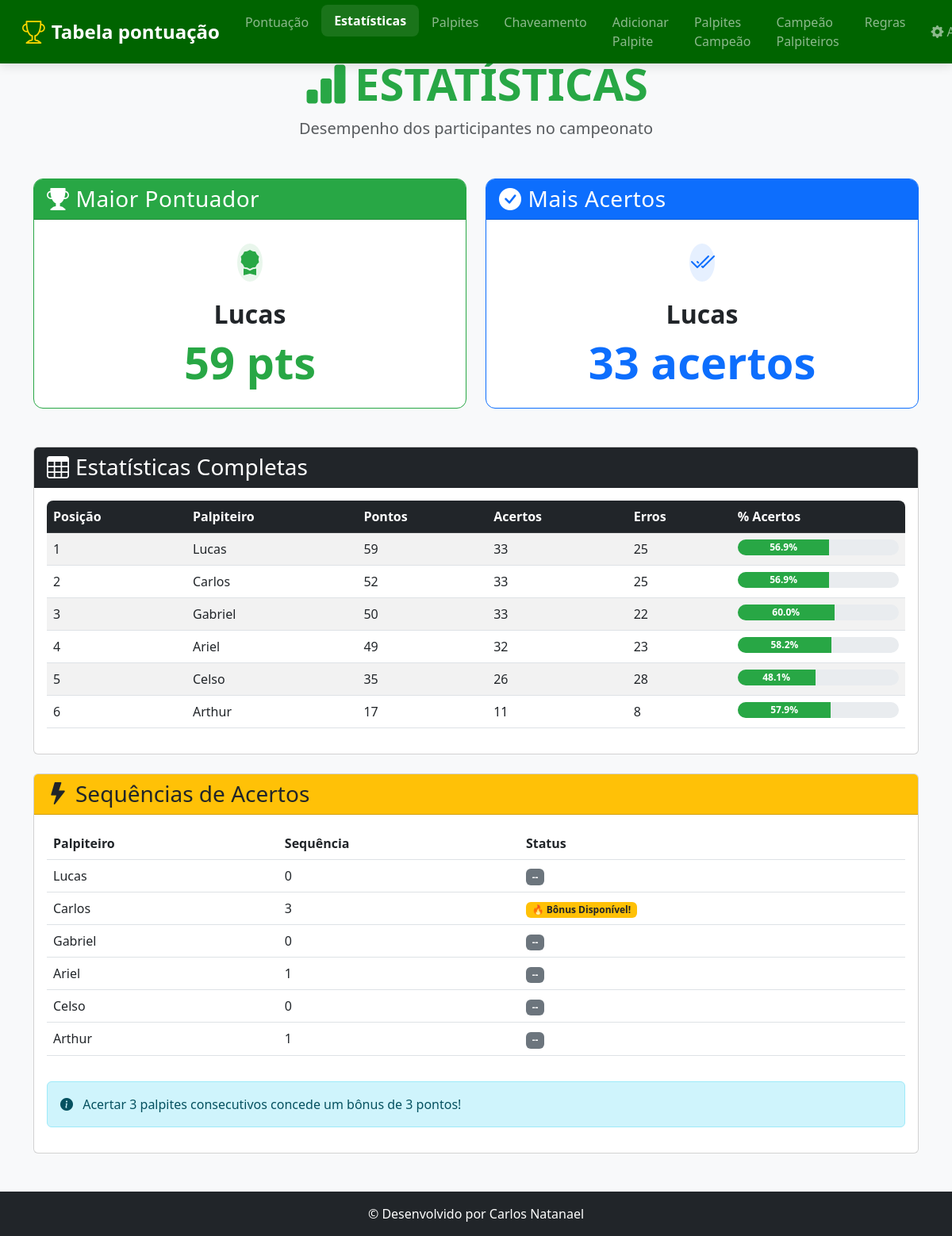
The page /estatisticas (signed in) on the database its author committed.
### tables this page shows
CREATE TABLE pontuacao (
        id INTEGER PRIMARY KEY AUTOINCREMENT,
        posicao INTEGER,
        nome TEXT UNIQUE,
        pontos INTEGER DEFAULT 0,
        acertos INTEGER DEFAULT 0,
        erros INTEGER DEFAULT 0
    , pontos_bonus INTEGER DEFAULT 0);

### app.py (the view)
@app.route('/estatisticas')
def estatisticas():
    conn = get_db()
    estatisticas_completas = conn.execute('''
        SELECT nome, pontos, acertos, erros,
               CASE WHEN (acertos + erros) = 0 THEN 0.0 ELSE ROUND((acertos * 100.0 / (acertos + erros)), 1) END as percentual_acertos
        FROM pontuacao ORDER BY pontos DESC, acertos DESC
    ''').fetchall()
    maior_pontuador = estatisticas_completas[0] if estatisticas_completas else None
    quem_acertou_mais = sorted(estatisticas_completas, key=lambda x: x['acertos'], reverse=True)[0] if estatisticas_completas else None
    rodada_atual_row = conn.execute("SELECT MAX(rodada) as rodada FROM palpites WHERE status != 'Pendente'").fetchone()
    rodada_atual_bonus = rodada_atual_row['rodada'] if rodada_atual_row and rodada_atual_row['rodada'] else 0
    sequencias_info = defaultdict(int)
    if rodada_atual_bonus > 0:
        palpites_rodada_atual = conn.execute("""
            SELECT p.nome, p.status, j.data_hora FROM palpites p
            JOIN jogos j ON p.game_id = j.id
            WHERE p.status != 'Pendente' AND p.rodada = ?
            ORDER BY p.nome, j.data_hora
        """, (rodada_atual_bonus,)).fetchall()
        for jogador in estatisticas_completas:
            nome = jogador['nome']
            palpites_do_jogador_na_rodada = [p for p in palpites_rodada_atual if p['nome'] == nome]
            sequencia_atual = 0
            for palpite in palpites_do_jogador_na_rodada:
                if "Erro" not in palpite['status']:
                    sequencia_atual += 1
                else:
                    sequencia_atual = 0
            sequencias_info[nome] = sequencia_atual
    sequencias_para_template = []
    for jogador in estatisticas_completas:
        nome = jogador['nome']
        max_streak = sequencias_info[nome]
        sequencias_para_template.append({
            'nome': nome,
            'sequencia': max_streak,
            'bonus': '🔥 Bônus Disponível!' if max_streak >= 3 else '--'
        })
    print(f"\n[LOG - estatisticas]: Rodada atual para cálculo de bônus: {rodada_atual_bonus}")
    print(f"[LOG - estatisticas]: Estatísticas carregadas para {len(estatisticas_completas)} jogadores.\n")
    return render_template('estatisticas.html',
                           maior_pontuador=maior_pontuador,
                           quem_acertou_mais=quem_acertou_mais,
                           estatisticas_completas=estatisticas_completas,
                           sequencias=sequencias_para_template,
                           rodada_atual_bonus=rodada_atual_bonus)

### app.py (called while the page is built)
def get_db():
    if 'db' not in g:
        g.db = sqlite3.connect('palpites.db', timeout=10)
        g.db.row_factory = sqlite3.Row
    return g.db

### templates/estatisticas.html (shortened to what this page needs)
<!DOCTYPE html>
<html lang="pt">
<head>
    <link href="https://cdn.jsdelivr.net/npm/bootstrap@5.3.0/dist/css/bootstrap.min.css" rel="stylesheet">
    <link rel="stylesheet" href="https://cdn.jsdelivr.net/npm/bootstrap-icons@1.10.0/font/bootstrap-icons.css">
    <link rel="stylesheet" href="{{ url_for('static', filename='esta.css') }}">
</head>
<body>
    <header>
        <nav class="navbar navbar-expand-lg navbar-dark fixed-top" style="background-color: #006400 !important;">
            <div class="container-fluid">
                <a class="navbar-brand d-flex align-items-center" href="{{ url_for('index') }}">
                    <i class="bi bi-trophy me-2"></i>
                    <span>Tabela pontuação</span>
                </a>
                <div class="collapse navbar-collapse" id="navbarNav">
                    <ul class="navbar-nav mx-auto">
                        <li class="nav-item"><a class="nav-link" href="{{ url_for('index') }}">Pontuação</a></li>
                        <li class="nav-item"><a class="nav-link active" href="{{ url_for('estatisticas') }}">Estatísticas</a></li>
                        <li class="nav-item"><a class="nav-link" href="{{ url_for('exibir_palpites') }}">Palpites</a></li>
                        <li class="nav-item"><a class="nav-link" href="{{ url_for('chaveamento') }}">Chaveamento</a></li>
                        <li class="nav-item"><a class="nav-link" href="{{ url_for('adicionar_palpites') }}">Adicionar Palpite</a></li>
                        <li class="nav-item"><a class="nav-link" href="{{ url_for('ver_palpites_campeao') }}">Palpites Campeão</a></li>
                        <li class="nav-item"><a class="nav-link" href="{{ url_for('campeao_geral') }}">Campeão Palpiteiros</a></li>
                        <li class="nav-item"><a class="nav-link" href="{{ url_for('regra') }}">Regras</a></li>
                    </ul>
                    <ul class="navbar-nav">
                        {% if session.logged_in %}
                        <li class="nav-item dropdown">
                            <a class="nav-link dropdown-toggle" href="#" id="navbarDropdownAdmin" role="button" data-bs-toggle="dropdown" aria-expanded="false">
                                <i class="bi bi-gear-fill me-1"></i>Admin
                            </a>
                        </li>
                        {% else %}
                        <li class="nav-item">
                            <a class="nav-link" href="{{ url_for('login') }}">
                                <i class="bi bi-box-arrow-in-right me-1"></i>Login
                            </a>
                        </li>
                        {% endif %}
                    </ul>
                </div>
            </div>
        </nav>
    </header>
    <main class="container py-5 mt-4">
        <div class="text-center mb-5">
            <h1 class="display-4 fw-bold text-success">
                <i class="bi bi-bar-chart-fill me-2"></i>ESTATÍSTICAS
            </h1>
            <p class="lead text-muted">Desempenho dos participantes no campeonato</p>
        </div>
        <div class="row g-4 mb-5">
            <div class="col-md-6">
                <div class="card stat-card h-100 border-success">
                    <div class="card-header bg-success text-white">
                        <h3 class="card-title mb-0">
                            <i class="bi bi-trophy-fill me-2"></i>Maior Pontuador
                        </h3>
                    </div>
                    <div class="card-body text-center py-4">
                        {% if maior_pontuador %}
                        <div class="avatar-lg mb-3 mx-auto">
                            <div class="avatar-title bg-success bg-opacity-10 text-success rounded-circle fs-2">
                                <i class="bi bi-award-fill"></i>
                            </div>
                        </div>
                        <h2 class="fw-bold">{{ maior_pontuador.nome }}</h2>
                        <div class="display-4 fw-bold text-success">{{ maior_pontuador.pontos }} pts</div>
                        {% else %}
                        <div class="text-muted">Nenhum dado disponível</div>
                        {% endif %}
                    </div>
                </div>
            </div>
            <div class="col-md-6">
                <div class="card stat-card h-100 border-primary">
                    <div class="card-header bg-primary text-white">
                        <h3 class="card-title mb-0">
                            <i class="bi bi-check-circle-fill me-2"></i>Mais Acertos
                        </h3>
                    </div>
                    <div class="card-body text-center py-4">
                        {% if quem_acertou_mais %}
                        <div class="avatar-lg mb-3 mx-auto">
                            <div class="avatar-title bg-primary bg-opacity-10 text-primary rounded-circle fs-2">
                                <i class="bi bi-check2-all"></i>
                            </div>
                        </div>
                        <h2 class="fw-bold">{{ quem_acertou_mais.nome }}</h2>
                        <div class="display-4 fw-bold text-primary">{{ quem_acertou_mais.acertos }} acertos</div>
                        {% else %}
                        <div class="text-muted">Nenhum dado disponível</div>
                        {% endif %}
                    </div>
                </div>
            </div>
        </div>
        <div class="card mb-4">
            <div class="card-header bg-dark text-white">
                <h3 class="card-title mb-0">
                    <i class="bi bi-table me-2"></i>Estatísticas Completas
                </h3>
            </div>
            <div class="card-body">
                <div class="table-responsive">
                    <table class="table table-striped table-hover">
                        <thead class="table-dark">
                            <tr>
                                <th>Posição</th>
                                <th>Palpiteiro</th>
                                <th>Pontos</th>
                                <th>Acertos</th>
                                <th>Erros</th>
                                <th>% Acertos</th>
                            </tr>
                        </thead>
                        <tbody>
                            {% for estatistica in estatisticas_completas %}
                            <tr>
                                <td>{{ loop.index }}</td>
                                <td>{{ estatistica.nome }}</td>
                                <td>{{ estatistica.pontos }}</td>
                                <td>{{ estatistica.acertos }}</td>
                                <td>{{ estatistica.erros }}</td>
                                <td>
                                    <div class="progress" style="height: 20px;">
                                        <div class="progress-bar bg-success" style="width: {{ estatistica.percentual_acertos or 0 }}%">
                                            {{ estatistica.percentual_acertos or 0 }}%
                                        </div>
                                    </div>
                                </td>
                            </tr>
                            {% endfor %}
                        </tbody>
                    </table>
                </div>
            </div>
        </div>
        <div class="card">
            <div class="card-header bg-warning text-dark">
                <h3 class="card-title mb-0">
                    <i class="bi bi-lightning-fill me-2"></i>Sequências de Acertos
                </h3>
            </div>
            <div class="card-body">
                <div class="table-responsive">
                    <table class="table table-hover">
                        <thead>
                            <tr>
                                <th>Palpiteiro</th>
                                <th>Sequência</th>
                                <th>Status</th>
                            </tr>
                        </thead>
                        <tbody>
                            <tr>
                                <td>Lucas</td>
                                <td>0</td>
                                <td>
                                	<span class="badge bg-secondary">--</span>
                                </td>
                            </tr>
                            <tr>
                                <td>Carlos</td>
                                <td>3</td>
                                <td>
                                	<span class="badge bg-warning text-dark pulse">🔥 Bônus Disponível!</span>
                                </td>
                            </tr>
                            <tr>
                                <td>Gabriel</td>
                                <td>0</td>
                                <td>
                                	<span class="badge bg-secondary">--</span>
                                </td>
                            </tr>
                            <tr>
                                <td>Ariel</td>
                                <td>1</td>
                                <td>
                                	<span class="badge bg-secondary">--</span>
                                </td>
                            </tr>
                            <tr>
                                <td>Celso</td>
                                <td>0</td>
                                <td>
                                	<span class="badge bg-secondary">--</span>
                                </td>
                            </tr>
                            <tr>
                                <td>Arthur</td>
                                <td>1</td>
                                <td>
                                	<span class="badge bg-secondary">--</span>
                                </td>
                            </tr>
                        </tbody>
                    </table>
                </div>
                <div class="alert alert-info mt-3">
                    <i class="bi bi-info-circle-fill me-2"></i>
                    Acertar 3 palpites consecutivos concede um bônus de 3 pontos!
                </div>
            </div>
        </div>
    </main>
    <footer class="bg-dark text-white py-3 mt-auto">
        <div class="container text-center">
            <p class="mb-0">© Desenvolvido por Carlos Natanael</p>
        </div>
    </footer>
</body>
</html>

### static/esta.css (style rules this page uses)
:root { --bs-success-rgb: 40, 167, 69; --bs-primary-rgb: 13, 110, 253; --bs-info-rgb: 23, 162, 184; --trophy-gold: #ffd700; }
body { background-color: #f8f9fa; font-family: 'Segoe UI', system-ui, -apple-system, sans-serif; }
.stat-card { transition: transform 0.3s ease, box-shadow 0.3s ease; border-radius: 0.75rem; overflow: hidden; }
.stat-card .card-header { font-weight: 600; letter-spacing: 0.5px; }
.avatar-lg { width: 60px; height: 60px; display: flex; align-items: center; justify-content: center; }
.table-responsive { border-radius: 0.5rem; overflow: hidden; }
.progress { border-radius: 10px; }
.progress-bar { font-size: 0.75rem; font-weight: 600; }
.pulse { animation: pulse 1.5s infinite; }
header { padding: 0; box-shadow: none; border-bottom: none; }
.navbar { background-color: var(--primary-color) !important; box-shadow: 0 4px 12px rgba(0, 0, 0, 0.1); padding: 0.5rem 1rem; }
.navbar-brand { font-weight: 700; font-size: 1.5rem; display: flex; align-items: center; }
.navbar-brand i { font-size: 1.8rem; color: var(--trophy-gold); }
.nav-link { font-weight: 500; padding: 0.5rem 1rem !important; transition: all 0.3s ease; border-radius: 0.5rem; }
.nav-link:hover, .nav-link.active { background-color: rgba(255, 255, 255, 0.1) !important; transform: translateY(-2px); }
.nav-link.active { font-weight: 600; }
main { padding-top: calc(var(--navbar-height) + 20px); flex: 1; }

### rows shown on the page
pontuacao: nome "Lucas", pontos "59", acertos "33", erros "25", percentual_acertos "56.9"
pontuacao: nome "Carlos", pontos "52", acertos "33", erros "25", percentual_acertos "56.9"
pontuacao: nome "Gabriel", pontos "50", acertos "33", erros "22", percentual_acertos "60.0"
pontuacao: nome "Ariel", pontos "49", acertos "32", erros "23", percentual_acertos "58.2"
pontuacao: nome "Celso", pontos "35", acertos "26", erros "28", percentual_acertos "48.1"
pontuacao: nome "Arthur", pontos "17", acertos "11", erros "8", percentual_acertos "57.9"
